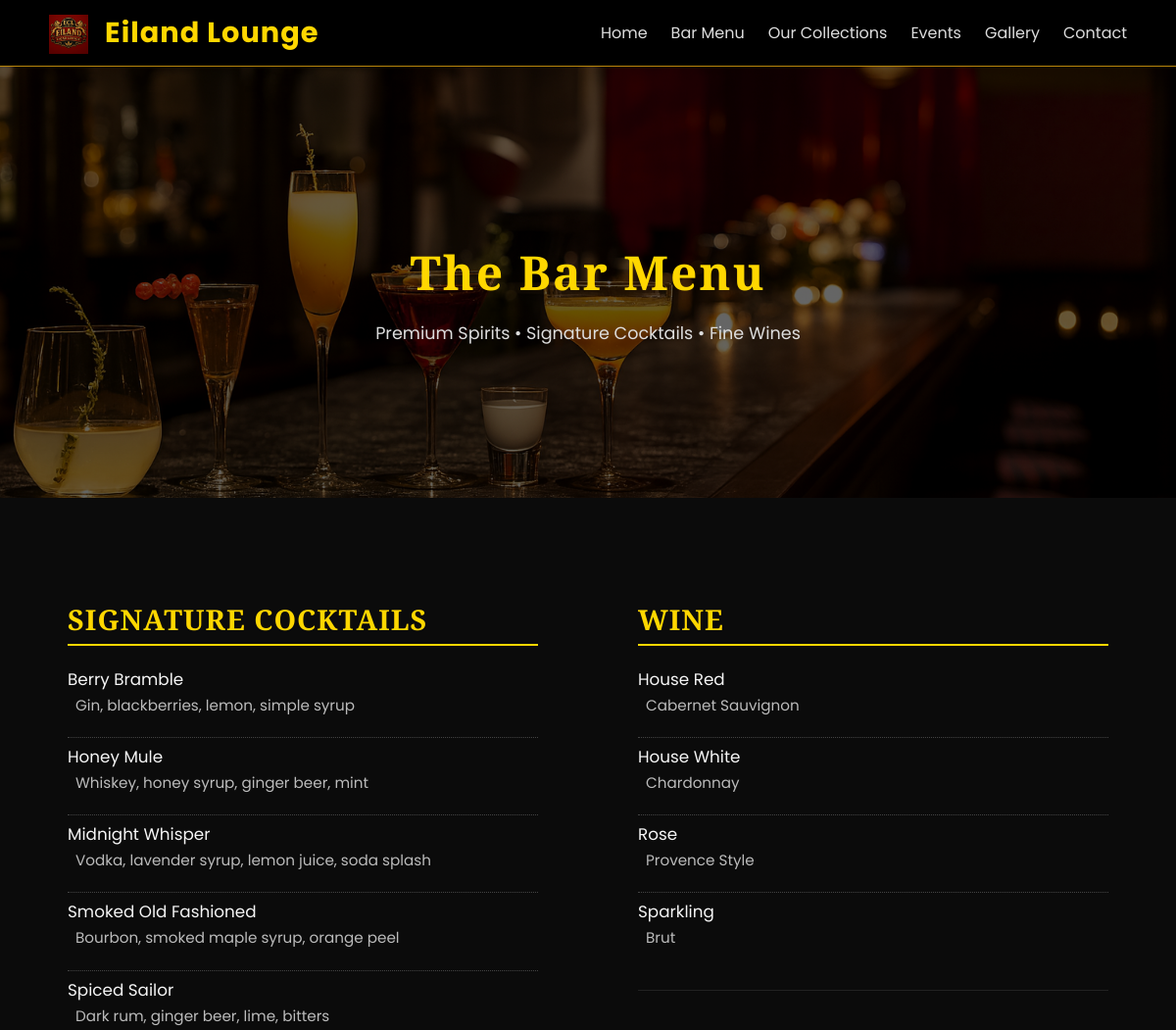
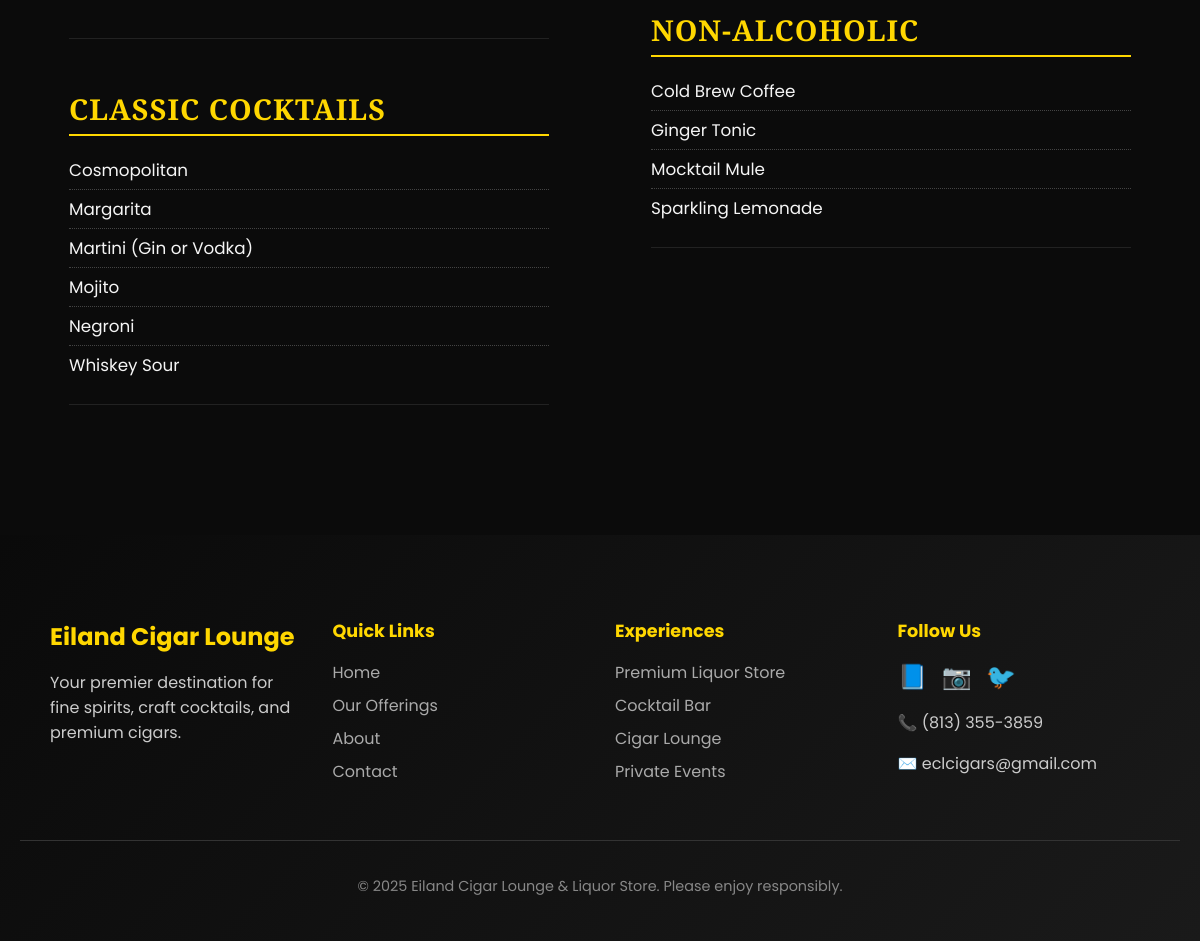
The app's page /bar_menu/ with its own data (2 pictures, top to bottom).
### eclstore/models.py (models this page shows, shortened)
class BarCategory(models.Model):
    name = models.CharField(max_length=100, unique=True)
    description = models.TextField(blank=True, null=True)
    order = models.PositiveIntegerField(default=0)
    is_active = models.BooleanField(default=True)
    class Meta:
        ordering = ["order", "name"]
        verbose_name_plural = "Bar Categories"

class BarItem(models.Model):
    category = models.ForeignKey(BarCategory, on_delete=models.CASCADE, related_name="items")
    name = models.CharField(max_length=150)
    description = models.TextField(blank=True, null=True)
    price = models.DecimalField(max_digits=6, decimal_places=2, blank=True, null=True)
    order = models.PositiveIntegerField(default=0)
    is_active = models.BooleanField(default=True)
    class Meta:
        ordering = ["order", "name"]

### eclstore/views.py (the view)
# urls.py: path("bar_menu/",views.bar_menu, name="bar_menu"),
def bar_menu(request):
    hero_image = "images/bar_hero.jpg"
    categories = BarCategory.objects.filter(is_active=True).prefetch_related("items").order_by("order")
    category_list = list(categories)
    mid = len(category_list) // 2
    left_categories = category_list[:mid]
    right_categories = category_list[mid:]
    return render(request, "offerings/bar_menu.html", {
        "hero_image": hero_image,
        "left_categories": left_categories,
        "right_categories": right_categories,
    })

### eclstore/templates/offerings/bar_menu.html (shortened to what this page needs)
{% extends 'offerings/base_inner.html' %}
{% load static %}
{% block extra_css %}
<link rel="stylesheet" href="{% static 'style/css/bar_cocktail/bar_menu.css' %}">
{% endblock %}
{% block content %}
<section class="bar-menu-hero" style="background-image: url('{% static "images/bar.png" %}');">
  <div class="bar-menu-hero-overlay">
    <h1>The Bar Menu</h1>
    <p>Premium Spirits • Signature Cocktails • Fine Wines</p>
  </div>
</section>
<section class="bar-menu-section">
  <div class="bar-menu-wrapper">
    <div class="bar-menu-column">
      {% for category in left_categories %}
      <div class="bar-menu-category">
        <h2 class="bar-menu-heading">{{ category.name }}</h2>
        {% if category.items.all %}
          {% for item in category.items.all %}
          <div class="bar-menu-item">
            <div class="bar-item-text">
              <span class="bar-item-name">{{ item.name }}</span>
              {% if item.description %}
              <p class="bar-item-desc">{{ item.description }}</p>
              {% endif %}
            </div>
          </div>
          {% empty %}
          <p class="bar-empty-category">No drinks in this section.</p>
          {% endfor %}
        {% else %}
        <p class="bar-empty-category">No drinks available.</p>
        {% endif %}
      </div>
      {% empty %}
      <p class="bar-no-menu">No bar categories available.</p>
      {% endfor %}
    </div>
    <div class="bar-menu-column">
      {% for category in right_categories %}
      <div class="bar-menu-category">
        <h2 class="bar-menu-heading">{{ category.name }}</h2>
        {% if category.items.all %}
          {% for item in category.items.all %}
          <div class="bar-menu-item">
            <div class="bar-item-text">
              <span class="bar-item-name">{{ item.name }}</span>
              {% if item.description %}
              <p class="bar-item-desc">{{ item.description }}</p>
              {% endif %}
            </div>
          </div>
          {% empty %}
          <p class="bar-empty-category">No drinks in this section.</p>
          {% endfor %}
        {% else %}
        <p class="bar-empty-category">No drinks available.</p>
        {% endif %}
      </div>
      {% empty %}
      <p class="bar-no-menu">No bar categories available.</p>
      {% endfor %}
    </div>
  </div>
</section>
{% endblock %}

### eclstore/static/style/base.css (style rules this page uses)
body { margin:0%; padding: 0%; margin-top:0%; padding-top:0%; font-family: "Poppins", Arial, Helvetica, sans-serif; }

### eclstore/static/style/css/bar_cocktail/bar_menu.css (style rules this page uses)
.bar-item-desc { font-size: 0.95rem; color: #bbb; margin-top: 2px; margin-left: 8px; }
.bar-menu-hero { position: relative; height: 55vh; background-size: cover; background-position: center; display: flex; align-items: center; justify-content: center; text-align: center; }
.bar-menu-hero::after { content: ""; position: absolute; inset: 0; background: rgba(0, 0, 0, 0.6); }
.bar-menu-hero-overlay { position: relative; z-index: 2; }
.bar-menu-hero-overlay h1 { font-family: "Playfair Display", serif; font-size: 3rem; font-weight: 700; color: gold; letter-spacing: 2px; margin-bottom: 0.5rem; }
.bar-menu-hero-overlay p { font-family: "Poppins", sans-serif; font-size: 1.1rem; color: #ddd; }
.bar-menu-section { background-color: #0b0b0b; padding: 80px 20px; }
.bar-menu-wrapper { display: flex; justify-content: center; align-items: flex-start; gap: 50px; max-width: 1200px; margin: 0 auto; flex-wrap: wrap; position: relative; }
.bar-menu-column { flex: 1; min-width: 380px; max-width: 480px; }
.bar-menu-category { margin-bottom: 50px; border-bottom: 1px solid #222; padding-bottom: 20px; }
.bar-menu-heading { font-family: "Playfair Display", serif; font-size: 1.8rem; color: gold; text-transform: uppercase; border-bottom: 2px solid gold; margin-bottom: 15px; padding-bottom: 6px; letter-spacing: 1px; }
.bar-menu-item { display: flex; justify-content: space-between; font-family: "Poppins", sans-serif; font-size: 1.05rem; padding: 6px 0; border-bottom: 1px dotted #444; color: #f5f5f5; }
.bar-menu-item:last-child { border-bottom: none; }
.bar-item-name { flex: 1; }

### records on screen
BarCategory: name "SIGNATURE COCKTAILS"
BarItem: name "Berry Bramble", description "Gin, blackberries, lemon, simple syrup"
BarItem: name "Honey Mule", description "Whiskey, honey syrup, ginger beer, mint"
BarItem: name "Midnight Whisper", description "Vodka, lavender syrup, lemon juice, soda splash"
BarItem: name "Smoked Old Fashioned", description "Bourbon, smoked maple syrup, orange peel"
BarItem: name "Spiced Sailor", description "Dark rum, ginger beer, lime, bitters"
BarCategory: name "CLASSIC COCKTAILS"
BarItem: name "Cosmopolitan"
BarItem: name "Margarita"
BarItem: name "Martini (Gin or Vodka)"
BarItem: name "Mojito"
BarItem: name "Negroni"
BarItem: name "Whiskey Sour"
BarCategory: name "WINE"
BarItem: name "House Red", description "Cabernet Sauvignon"
BarItem: name "House White", description "Chardonnay"
BarItem: name "Rose", description "Provence Style"
BarItem: name "Sparkling", description "Brut"
BarCategory: name "NON-ALCOHOLIC"
BarItem: name "Cold Brew Coffee"
BarItem: name "Ginger Tonic"
BarItem: name "Mocktail Mule"
BarItem: name "Sparkling Lemonade"
